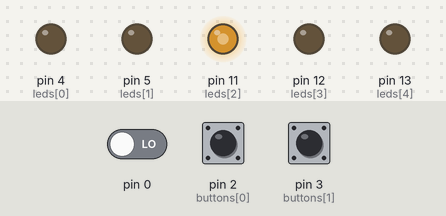
A sketch run on a simulated Arduino Uno, built with avr-gcc and run on an emulated ATmega328P. Shown: output pins drawn as LEDs (lit = HIGH). The test bench sets the inputs (shaded band); at power-on: pin 2 (buttons[0]) LOW, pin 3 (buttons[1]) LOW, pin 0 LOW.

Above: at 1.2 s.
1.3 s: pin 2 (buttons[0]) pulled HIGH for 0.15 s
At 1.37 s:
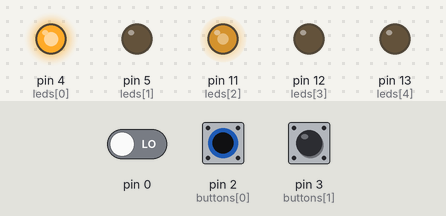
2.9 s: pin 3 (buttons[1]) pulled HIGH for 0.15 s
At 2.97 s:
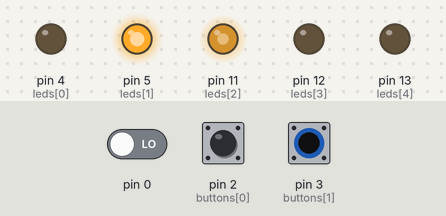
4.5 s: pin 2 (buttons[0]) pulled HIGH for 1 s
At 6.7 s:
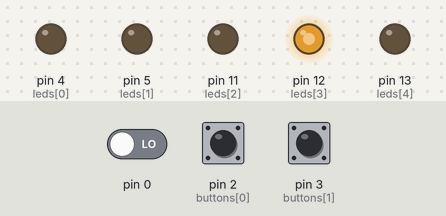
7.0 s: pin 3 (buttons[1]) pulled HIGH for 1 s
At 7.8 s:
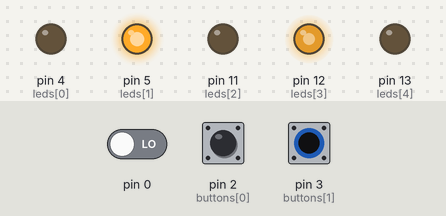
9.5 s: pin 2 (buttons[0]) pulled HIGH for 0.15 s
At 9.57 s:
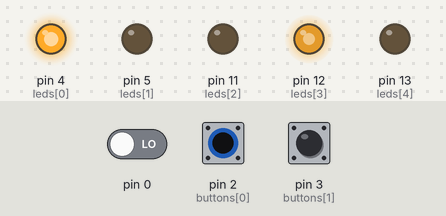
11.1 s: pin 2 (buttons[0]) pulled HIGH for 3.2 s
At 15.1 s:
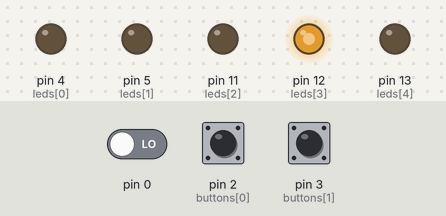
Timing chart, 0 to 16.6 s (numbered marks = the images above; inputs shaded):
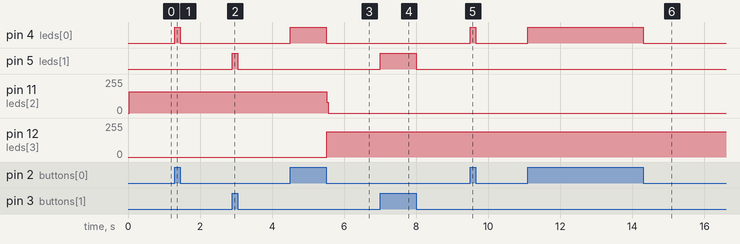

Measured:
- after the input at 1.3 s, pin 4 (leds[0]): LOW → HIGH at once, → LOW 0.15 s later
- after the input at 2.9 s, pin 5 (leds[1]): LOW → HIGH at once, → LOW 0.15 s later
- after the input at 4.5 s, pin 4 (leds[0]): LOW → HIGH at once, → LOW 1.0 s later; pin 11 (leds[2]): 159/255 → 0/255 after 1.0 s; pin 12 (leds[3]): 0/255 → 191/255 after 1.0 s
- after the input at 7.0 s, pin 5 (leds[1]): LOW → HIGH at once, → LOW 1.0 s later
- after the input at 9.5 s, pin 4 (leds[0]): LOW → HIGH at once, → LOW 0.15 s later
- after the input at 11.1 s, pin 4 (leds[0]): LOW → HIGH at once, → LOW 3.2 s later

The sketch:

Buttons.ino
```cpp
const byte buttons[] = {2, 3}, leds[] = {4, 5, 11, 12, 13};
bool state[2][2];
short i, c;

void lOnOff()
{
    if (state[0][i])
        digitalWrite(leds[i], HIGH);
    else
        digitalWrite(leds[i], LOW);
}

void counter()
{
    for (byte f = 2; f < 5; f++)
        digitalWrite(leds[f], LOW);
    if (c < 4)
        digitalWrite(leds[2], HIGH);
    else if (c < 8)
        digitalWrite(leds[3], HIGH);
    else
        digitalWrite(leds[4], HIGH);
}

void setup()
{
    for (i = 0; i < sizeof(buttons) / sizeof(byte); i++)
        pinMode(buttons[i], INPUT);
    for (i = 0; i < sizeof(leds) / sizeof(byte); i++)
        pinMode(leds[i], OUTPUT);
}

void loop()
{
    state[1][i] = state[0][i];
    state[0][i] = digitalRead(buttons[i]);
    if (!state[0][i] && state[1][i])
        c++;
    if (c > 10)
        c = 0;
    lOnOff();
    counter();
    i++;
  	if (i > 1) i = 0;
}
```
